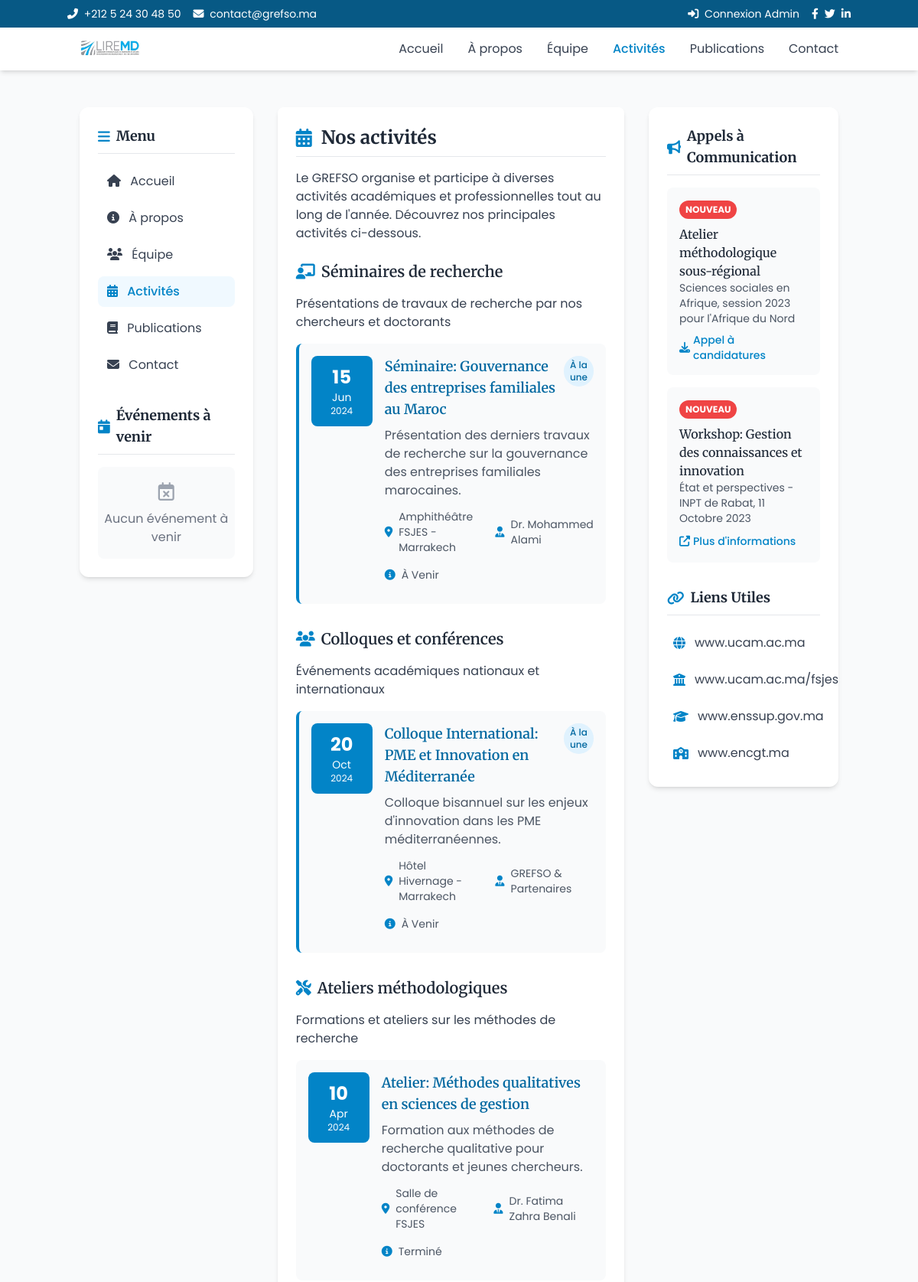
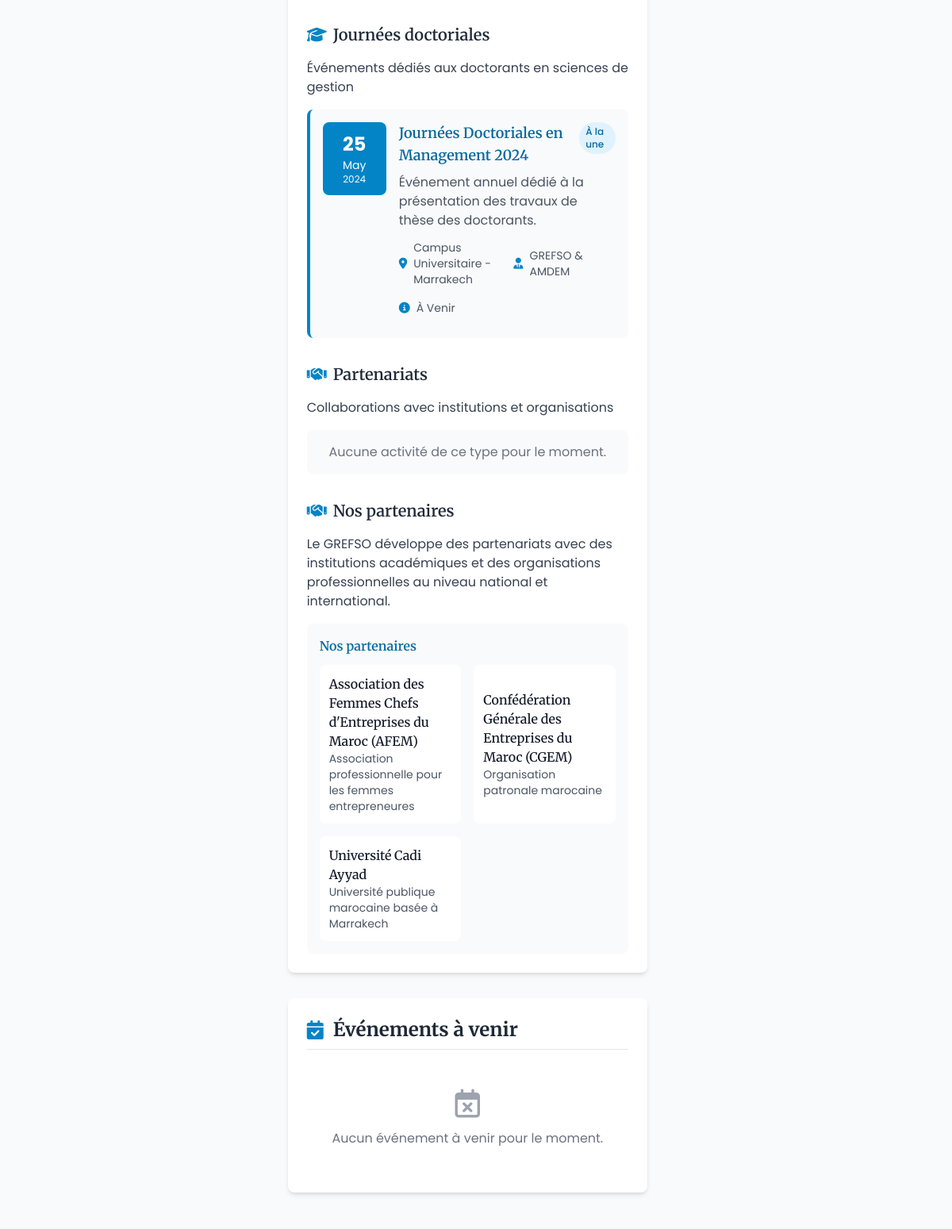
Page /activities.php (upper part) on the committed database (2 pictures, top to bottom).
### tables this page shows
CREATE TABLE IF NOT EXISTS activity_types (
    id INT AUTO_INCREMENT PRIMARY KEY,
    name VARCHAR(100) NOT NULL,
    description TEXT,
    icon VARCHAR(50) DEFAULT 'fas fa-calendar',
    color VARCHAR(20) DEFAULT 'primary-600',
    is_active BOOLEAN DEFAULT TRUE,
    display_order INT DEFAULT 0
);

CREATE TABLE IF NOT EXISTS activities (
    id INT AUTO_INCREMENT PRIMARY KEY,
    type_id INT NOT NULL,
    title VARCHAR(255) NOT NULL,
    description TEXT NOT NULL,
    content TEXT,  
    start_date DATE,
    end_date DATE,
    location VARCHAR(255),
    organizer VARCHAR(255),
    target_audience VARCHAR(255),
    registration_required BOOLEAN DEFAULT FALSE,
    registration_link VARCHAR(255),
    external_link VARCHAR(255),
    image VARCHAR(255),
    status ENUM('upcoming', 'ongoing', 'completed', 'cancelled') DEFAULT 'upcoming',
    is_featured BOOLEAN DEFAULT FALSE,
    is_active BOOLEAN DEFAULT TRUE,
    created_at TIMESTAMP DEFAULT CURRENT_TIMESTAMP,
    updated_at TIMESTAMP DEFAULT CURRENT_TIMESTAMP ON UPDATE CURRENT_TIMESTAMP,
    FOREIGN KEY (type_id) REFERENCES activity_types(id) ON DELETE CASCADE
);

CREATE TABLE IF NOT EXISTS partners (
    id INT AUTO_INCREMENT PRIMARY KEY,
    name VARCHAR(100) NOT NULL,
    logo VARCHAR(255),
    website VARCHAR(255),
    description TEXT,
    is_active BOOLEAN DEFAULT TRUE,
    display_order INT DEFAULT 0
);

CREATE TABLE IF NOT EXISTS calls (
    id INT AUTO_INCREMENT PRIMARY KEY,
    title VARCHAR(255) NOT NULL,
    description TEXT NOT NULL,
    is_new BOOLEAN DEFAULT TRUE,
    link VARCHAR(255),
    link_text VARCHAR(100),
    icon VARCHAR(50) DEFAULT 'fas fa-download',
    is_active BOOLEAN DEFAULT TRUE,
    created_at TIMESTAMP DEFAULT CURRENT_TIMESTAMP
);

CREATE TABLE IF NOT EXISTS useful_links (
    id INT AUTO_INCREMENT PRIMARY KEY,
    title VARCHAR(100) NOT NULL,
    url VARCHAR(255) NOT NULL,
    icon VARCHAR(50) DEFAULT 'fas fa-link',
    is_active BOOLEAN DEFAULT TRUE,
    display_order INT DEFAULT 0
);

### activities.php (the view, shortened to what this page needs)
<?php
require_once 'includes/config.php';
include_once 'includes/header.php';
include_once 'includes/sidebar-left.php';
?>
<main class="lg:w-2/4">
    <article class="bg-white p-6 rounded-lg shadow-md mb-8" data-aos="fade-up">
        <h2 class="text-2xl font-bold mb-4 pb-2 border-b border-gray-200 flex items-center">
            <i class="fas fa-calendar-alt mr-3 text-primary-600"></i> Nos activités
        </h2>
        <p class="mb-6 text-gray-700">Le GREFSO organise et participe à diverses activités académiques et professionnelles tout au long de l'année. Découvrez nos principales activités ci-dessous.</p>
        <?php
        $types_query = "SELECT * FROM activity_types WHERE is_active = 1 ORDER BY display_order";
        $types_result = mysqli_query($conn, $types_query);
        if ($types_result && mysqli_num_rows($types_result) > 0):
            while ($type = mysqli_fetch_assoc($types_result)):
        ?>
        <div class="mb-8">
            <h3 class="text-xl font-semibold mb-4 flex items-center">
                <i class="<?php echo $type['icon']; ?> text-primary-600 mr-2"></i> <?php echo htmlspecialchars($type['name']); ?>
            </h3>
            <?php if (!empty($type['description'])): ?>
            <p class="mb-4 text-gray-700"><?php echo htmlspecialchars($type['description']); ?></p>
            <?php endif; ?>
            <?php
            $activities_query = "SELECT a.*, at.name as type_name, at.icon as type_icon
                               FROM activities a
                               JOIN activity_types at ON a.type_id = at.id
                               WHERE a.type_id = ? AND a.is_active = 1
                               ORDER BY a.start_date DESC, a.created_at DESC";
            $stmt = mysqli_prepare($conn, $activities_query);
            mysqli_stmt_bind_param($stmt, "i", $type['id']);
            mysqli_stmt_execute($stmt);
            $activities_result = mysqli_stmt_get_result($stmt);
            if ($activities_result && mysqli_num_rows($activities_result) > 0):
            ?>
            <div class="space-y-4">
                <?php while ($activity = mysqli_fetch_assoc($activities_result)): ?>
                <div class="bg-gray-50 rounded-lg p-4 <?php echo $activity['is_featured'] ? 'border-l-4 border-primary-600' : ''; ?>">
                    <div class="flex flex-col md:flex-row md:items-start gap-4">
                        <?php if (!empty($activity['start_date'])):
                            $activity_date = new DateTime($activity['start_date']);
                        ?>
                        <div class="flex-shrink-0">
                            <div class="bg-primary-600 text-white text-center rounded-lg p-3 min-w-[80px]">
                                <span class="block font-bold text-2xl"><?php echo $activity_date->format('d'); ?></span>
                                <span class="block text-sm"><?php echo strftime('%b', $activity_date->getTimestamp()); ?></span>
                                <span class="block text-xs"><?php echo $activity_date->format('Y'); ?></span>
                            </div>
                        </div>
                        <?php endif; ?>
                        <div class="flex-1">
                            <div class="flex items-start justify-between mb-2">
                                <h4 class="font-semibold text-lg text-primary-700"><?php echo htmlspecialchars($activity['title']); ?></h4>
                                <?php if ($activity['is_featured']): ?>
                                <span class="bg-primary-100 text-primary-700 text-xs px-2 py-1 rounded-full font-medium">À la une</span>
                                <?php endif; ?>
                            </div>
                            <p class="text-gray-600 mb-3"><?php echo htmlspecialchars($activity['description']); ?></p>
                            <div class="grid grid-cols-1 md:grid-cols-2 gap-4 text-sm text-gray-600 mb-3">
                                <?php if (!empty($activity['location'])): ?>
                                <div class="flex items-center">
                                    <i class="fas fa-map-marker-alt mr-2 text-primary-600"></i>
                                    <span><?php echo htmlspecialchars($activity['location']); ?></span>
                                </div>
                                <?php endif; ?>
                                <?php if (!empty($activity['organizer'])): ?>
                                <div class="flex items-center">
                                    <i class="fas fa-user-tie mr-2 text-primary-600"></i>
                                    <span><?php echo htmlspecialchars($activity['organizer']); ?></span>
                                </div>
                                <?php endif; ?>
                                <div class="flex items-center">
                                    <i class="fas fa-info-circle mr-2 text-primary-600"></i>
                                    <span class="capitalize">
                                        <?php
                                        $status_labels = [
                                            'upcoming' => 'À venir',
                                            'ongoing' => 'En cours',
                                            'completed' => 'Terminé',
                                            'cancelled' => 'Annulé'
                                        ];
                                        echo $status_labels[$activity['status']] ?? $activity['status'];
                                        ?>
                                    </span>
                                </div>
                            </div>
                        </div>
                    </div>
                </div>
                <?php endwhile; ?>
            </div>
            <?php else: ?>
            <div class="bg-gray-50 rounded-lg p-4">
                <p class="text-gray-500 text-center">Aucune activité de ce type pour le moment.</p>
            </div>
            <?php endif; ?>
        </div>
        <?php
            endwhile;
        else:
        ?>
        <div class="text-center py-8">
            <p class="text-gray-500">Aucun type d'activité configuré.</p>
        </div>
        <?php endif; ?>
        <div class="mt-8">
            <h3 class="text-xl font-semibold mb-4 flex items-center">
                <i class="fas fa-handshake text-primary-600 mr-2"></i> Nos partenaires
            </h3>
            <p class="mb-4 text-gray-700">Le GREFSO développe des partenariats avec des institutions académiques et des organisations professionnelles au niveau national et international.</p>
            <?php
            $partners_query = "SELECT * FROM partners WHERE is_active = 1 ORDER BY name";
            $partners_result = mysqli_query($conn, $partners_query);
            if ($partners_result && mysqli_num_rows($partners_result) > 0):
            ?>
            <div class="bg-gray-50 rounded-lg p-4">
                <h4 class="font-semibold text-primary-700 mb-3">Nos partenaires</h4>
                <div class="grid grid-cols-1 md:grid-cols-2 gap-4">
                    <?php while ($partner = mysqli_fetch_assoc($partners_result)): ?>
                    <div class="flex items-center p-3 bg-white rounded-lg">
                        <div>
                            <h5 class="font-medium text-gray-900"><?php echo htmlspecialchars($partner['name']); ?></h5>
                            <?php if (!empty($partner['description'])): ?>
                            <p class="text-sm text-gray-600"><?php echo htmlspecialchars($partner['description']); ?></p>
                            <?php endif; ?>
                        </div>
                    </div>
                    <?php endwhile; ?>
                </div>
            </div>
            <?php else: ?>
            <div class="bg-gray-50 rounded-lg p-4">
                <p class="text-gray-500 text-center">Information sur les partenaires à venir.</p>
            </div>
            <?php endif; ?>
        </div>
    </article>
    <article class="bg-white p-6 rounded-lg shadow-md" data-aos="fade-up" data-aos-delay="100">
        <h2 class="text-2xl font-bold mb-4 pb-2 border-b border-gray-200 flex items-center">
            <i class="fas fa-calendar-check mr-3 text-primary-600"></i> Événements à venir
        </h2>
        <?php
        $upcoming_query = "SELECT a.*, at.name as type_name, at.icon as type_icon
                          FROM activities a
                          JOIN activity_types at ON a.type_id = at.id
                          WHERE a.start_date >= CURDATE() AND a.status = 'upcoming' AND a.is_active = 1
                          ORDER BY a.start_date ASC LIMIT 10";
        $upcoming_result = mysqli_query($conn, $upcoming_query);
        if ($upcoming_result && mysqli_num_rows($upcoming_result) > 0):
        ?>
        <div class="space-y-4">
            <?php
            $current_month = '';
            while ($event = mysqli_fetch_assoc($upcoming_result)):
                $event_date = new DateTime($event['start_date']);
                $event_month = $event_date->format('F Y');
                if ($event_month != $current_month):
                    $current_month = $event_month;
            ?>
            <h3 class="text-lg font-semibold text-primary-700 mt-6"><?php echo strftime('%B %Y', $event_date->getTimestamp()); ?></h3>
            <?php endif; ?>
            <div class="flex items-start p-4 bg-gray-50 rounded-lg hover:bg-gray-100 transition duration-200">
                <div class="bg-primary-600 text-white text-center rounded-lg p-2 mr-3 min-w-[60px]">
                    <span class="block font-bold text-xl"><?php echo $event_date->format('d'); ?></span>
                    <span class="block text-xs"><?php echo strftime('%b', $event_date->getTimestamp()); ?></span>
                </div>
                <div class="flex-1">
                    <div class="flex items-center mb-1">
                        <i class="<?php echo $event['type_icon']; ?> text-primary-600 mr-2"></i>
                        <span class="text-sm text-primary-600 font-medium"><?php echo htmlspecialchars($event['type_name']); ?></span>
                    </div>
                    <h4 class="font-medium mb-1"><?php echo htmlspecialchars($event['title']); ?></h4>
                    <p class="text-sm text-gray-600 mb-2"><?php echo htmlspecialchars($event['description']); ?></p>
                    <?php if (!empty($event['location'])): ?>
                    <p class="text-xs text-gray-500">
                        <i class="fas fa-map-marker-alt mr-1"></i> <?php echo htmlspecialchars($event['location']); ?>
                    </p>
                    <?php endif; ?>
                </div>
            </div>
            <?php endwhile; ?>
        </div>
        <?php else: ?>
        <div class="text-center py-8">
            <i class="far fa-calendar-times text-gray-400 text-4xl mb-3"></i>
            <p class="text-gray-500">Aucun événement à venir pour le moment.</p>
        </div>
        <?php endif; ?>
    </article>
</main>
<?php
include_once 'includes/sidebar-right.php';
include_once 'includes/footer.php';
?>

### includes/sidebar-right.php
<aside class="lg:w-1/4">
    <div class="bg-white p-6 rounded-xl shadow-md h-fit sticky top-24" data-aos="fade-left">
        <div class="mb-8">
            <h3 class="text-lg font-bold mb-4 pb-2 border-b border-gray-200 flex items-center">
                <i class="fas fa-bullhorn mr-2 text-primary-600"></i> Appels à Communication
            </h3>
            <div class="space-y-4">
                <?php
                $calls_query = "SELECT * FROM calls WHERE is_active = 1 ORDER BY created_at DESC LIMIT 3";
                $calls_result = mysqli_query($conn, $calls_query);
                if ($calls_result && mysqli_num_rows($calls_result) > 0) {
                    while ($call = mysqli_fetch_assoc($calls_result)) {
                        ?>
                        <div class="p-4 bg-gray-50 rounded-lg hover:bg-gray-100 transition duration-200">
                            <?php if ($call['is_new']): ?>
                                <span class="new-badge bg-red-500 text-white text-xs font-bold px-2 py-1 rounded-full mb-2 inline-block">NOUVEAU</span>
                            <?php endif; ?>
                            <h4 class="font-medium"><?php echo $call['title']; ?></h4>
                            <p class="text-sm text-gray-600 mb-2"><?php echo $call['description']; ?></p>
                            <a href="<?php echo $call['link']; ?>" class="text-primary-600 hover:underline text-sm font-medium inline-flex items-center">
                                <i class="<?php echo $call['icon']; ?> mr-1"></i> <?php echo $call['link_text']; ?>
                            </a>
                        </div>
                        <?php
                    }
                } else {
                    echo '<div class="text-gray-500 text-center py-4 bg-gray-50 rounded-lg">
                        <i class="fas fa-exclamation-circle text-2xl mb-2 text-gray-400"></i>
                        <p>Aucun appel à communication</p>
                    </div>';
                }
                ?>
            </div>
        </div>
        <div>
            <h3 class="text-lg font-bold mb-4 pb-2 border-b border-gray-200 flex items-center">
                <i class="fas fa-link mr-2 text-primary-600"></i> Liens Utiles
            </h3>
            <ul class="space-y-2">
                <?php
                $links_query = "SELECT * FROM useful_links WHERE is_active = 1 ORDER BY display_order";
                $links_result = mysqli_query($conn, $links_query);
                if ($links_result && mysqli_num_rows($links_result) > 0) {
                    while ($link = mysqli_fetch_assoc($links_result)) {
                        ?>
                        <li>
                            <a href="<?php echo $link['url']; ?>" class="flex items-center p-2 text-gray-700 hover:bg-gray-50 rounded-lg transition duration-200" target="_blank">
                                <i class="<?php echo $link['icon']; ?> mr-3 text-primary-600"></i>
                                <span><?php echo $link['title']; ?></span>
                            </a>
                        </li>
                        <?php
                    }
                } else {
                    echo '<div class="text-gray-500 text-center py-4 bg-gray-50 rounded-lg">
                        <i class="fas fa-unlink text-2xl mb-2 text-gray-400"></i>
                        <p>Aucun lien disponible</p>
                    </div>';
                }
                ?>
            </ul>
        </div>
    </div>
</aside>

### rows in the picture
activity_types: name "Séminaires de recherche", description "Présentations de travaux de recherche par nos chercheurs et doctorants"
activities: start_date "15", start_date "Jun", start_date "2024", title "Séminaire: Gouvernance des entreprises familiales au Maroc", is_featured "À la une", description "Présentation des derniers travaux de recherche sur la gouvernance des entreprises familiales marocaines.", location "Amphithéâtre FSJES - Marrakech", organizer "Dr. Mohammed Alami", status "À Venir"
activity_types: name "Colloques et conférences", description "Événements académiques nationaux et internationaux"
activities: start_date "20", start_date "Oct", start_date "2024", title "Colloque International: PME et Innovation en Méditerranée", is_featured "À la une", description "Colloque bisannuel sur les enjeux d'innovation dans les PME méditerranéennes.", location "Hôtel Hivernage - Marrakech", organizer "GREFSO & Partenaires", status "À Venir"
activity_types: name "Ateliers méthodologiques", description "Formations et ateliers sur les méthodes de recherche"
activities: start_date "10", start_date "Apr", start_date "2024", title "Atelier: Méthodes qualitatives en sciences de gestion", description "Formation aux méthodes de recherche qualitative pour doctorants et jeunes chercheurs.", location "Salle de conférence FSJES", organizer "Dr. Fatima Zahra Benali", status "Terminé"
activity_types: name "Journées doctoriales", description "Événements dédiés aux doctorants en sciences de gestion"
activities: start_date "25", start_date "May", start_date "2024", title "Journées Doctoriales en Management 2024", is_featured "À la une", description "Événement annuel dédié à la présentation des travaux de thèse des doctorants.", location "Campus Universitaire - Marrakech", organizer "GREFSO & AMDEM", status "À Venir"
activity_types: name "Partenariats", description "Collaborations avec institutions et organisations", shows "Aucune activité de ce type pour le moment."
partners: name "Association des Femmes Chefs d'Entreprises du Maroc (AFEM)", description "Association professionnelle pour les femmes entrepreneures"
partners: name "Confédération Générale des Entreprises du Maroc (CGEM)", description "Organisation patronale marocaine"
partners: name "Université Cadi Ayyad", description "Université publique marocaine basée à Marrakech"
calls: is_new "NOUVEAU", title "Atelier méthodologique sous-régional", description "Sciences sociales en Afrique, session 2023 pour l'Afrique du Nord", link_text "Appel à candidatures"
calls: is_new "NOUVEAU", title "Workshop: Gestion des connaissances et innovation", description "État et perspectives - INPT de Rabat, 11 Octobre 2023", link_text "Plus d'informations"
useful_links: title "www.ucam.ac.ma"
useful_links: title "www.ucam.ac.ma/fsjes"
useful_links: title "www.enssup.gov.ma"
useful_links: title "www.encgt.ma"

### other values in the picture
$site_phone "+212 5 24 30 48 50"
$site_email "contact@grefso.ma"
$item['title'] "Accueil"
$item['title'] "À propos"
$item['title'] "Équipe"
$item['title'] "Activités"
$item['title'] "Publications"
$item['title'] "Contact"
